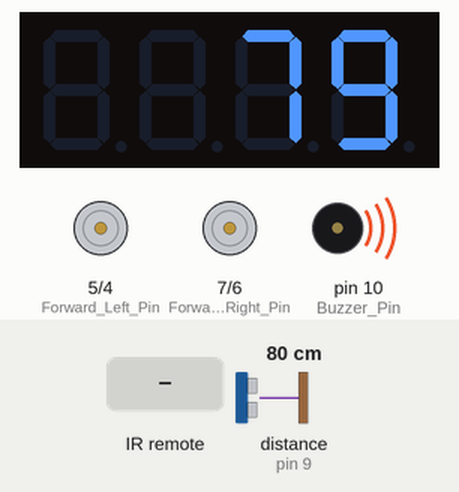
Simulated run of this sketch. Board: Arduino Uno, built with avr-gcc and run on an emulated ATmega328P. Shown: 4-digit seven-segment display, motor-driver pin pairs drawn as motors (green arrow = first pin HIGH = forward, orange = second pin HIGH = backward, longer = more drive), buzzer (waves = sounding). Wiring (inferred from the names in the program): ultrasonic range finder: trigger pin 8; echo pin 9. The test bench sets the inputs (shaded band); at power-on: distance to the obstacle (sensor on pin 9) 80 cm. The echo pulse lasts 58.3 µs per cm.

Above: at 1.2 s.
1.3 s: infrared code 0x555503 received
At 1.9 s:
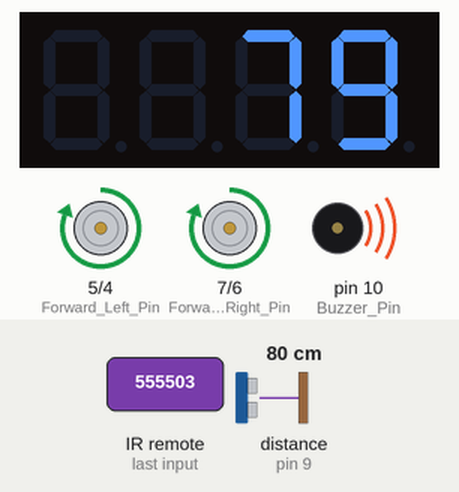
2.8 s: distance to the obstacle (sensor on pin 9) set to 35 cm
At 3.9 s:
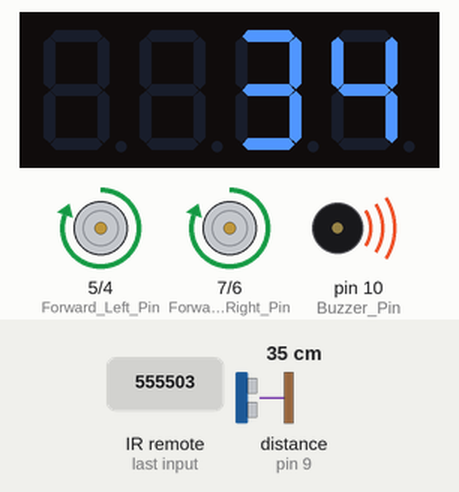
4.3 s: infrared code 0x555533 received
At 4.7 s:
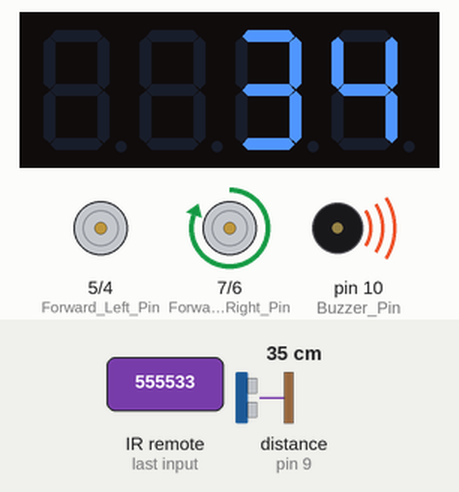
5.8 s: infrared code 0x55553C received
At 6.1 s:
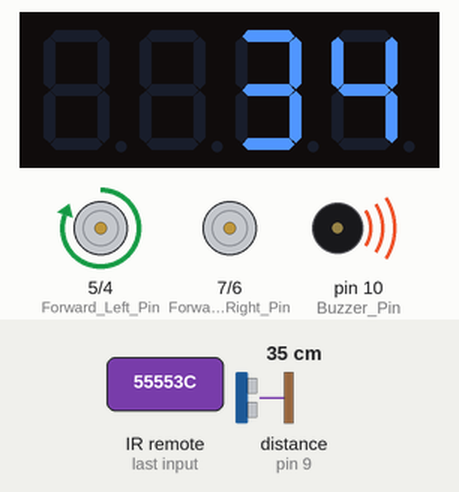
7.3 s: infrared code 0x55550F received
At 7.8 s:
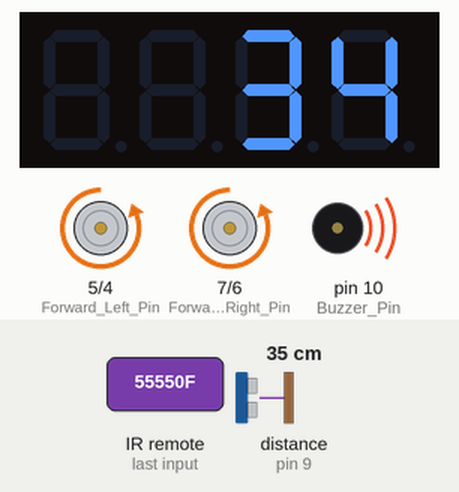
8.8 s: distance to the obstacle (sensor on pin 9) set to 2 cm
At 10.2 s:
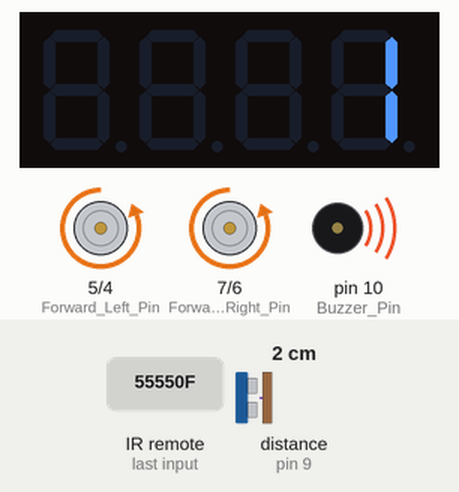
Timing chart, 0 to 11.3 s (numbered marks = the images above; inputs shaded):
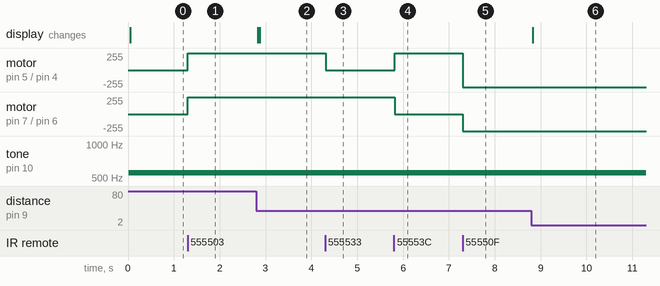

The sketch:

Car1.ino
```cpp
#include <RCSwitch.h>
#include <TM1637Display.h>

long RF_ReceivedValue;

/*
// for Remote Control #10 (in Lab)
#define RF_BUTTON_UP 95491 // up
#define RF_BUTTON_LEFT 95536 // left
#define RF_BUTTON_CENTER 95695 // center
#define RF_BUTTON_RIGHT 95692 // right
#define RF_BUTTON_DOWN 95500 // down
*/

// for Remote Control I took home (With Antenna)
#define RF_BUTTON_UP 5592323 // up (button 1)
#define RF_BUTTON_LEFT 5592371 // left (button 5)
#define RF_BUTTON_CENTER 5592368 // center (button 4)
#define RF_BUTTON_RIGHT 5592380 // right (button 6)
#define RF_BUTTON_DOWN 5592335 // down (button 3)

// PINs
#define Backward_Left_Pin 4
#define Forward_Left_Pin 5
#define Backward_Right_Pin 6
#define Forward_Right_Pin 7

#define Sensor_Trig_Pin 8 // Trigger
#define Sensor_Echo_Pin 9 // Echo

#define Display_CLK_Pin 13
#define Display_DIO_Pin 12

#define Buzzer_Pin 10

// Public variables
bool IsBackward = false;

RCSwitch mySwitch = RCSwitch();
TM1637Display myDisplay(Display_CLK_Pin, Display_DIO_Pin);
long duration, distance;

void setup() {
  // put your setup code here, to run once:
  pinMode (Forward_Right_Pin, OUTPUT);
  pinMode (Forward_Left_Pin, OUTPUT);
  pinMode (Backward_Right_Pin, OUTPUT);
  pinMode (Backward_Left_Pin, OUTPUT);
  pinMode (Buzzer_Pin, OUTPUT);
  pinMode (Sensor_Trig_Pin, OUTPUT); // The trigger of the sensor is output
  pinMode (Sensor_Echo_Pin, INPUT); // The echo of the sensor is input

  myDisplay.setBrightness(0x0f);
  myDisplay.clear();
  mySwitch.enableReceive(0);  // Receiver on interrupt 0 => that is pin #2

  Serial.begin(9600); // Monitor size (the output window size)
}

void loop() {
  tone(Buzzer_Pin, 555, 100);
  SonarSensor(); // Test the distance
  GetRemote(); // Get the RF remote control
  myDisplay.showNumberDec(distance, false);

   //Serial.println(distance); // Get out to the monitor the output
}

// ============================================================

void SonarSensor() {
  digitalWrite(Sensor_Trig_Pin, LOW);
  delayMicroseconds(2);
  digitalWrite(Sensor_Trig_Pin, HIGH); // Sends the pulse
  delayMicroseconds(10);
  digitalWrite(Sensor_Trig_Pin, LOW);
  duration = pulseIn(Sensor_Echo_Pin, HIGH); // Checks how much time took to the pulse to return from the obstacle
  distance = (duration / 2) / 29.1; // Divides the duration by 2 to make it one way
  //Serial.println(distance); // Get out to the monitor the output

  if (distance < 30 && IsBackward == false) {
    Stop();
    //tone(Buzzer_Pin, distance*2, 100);
  }

  // tone(Buzzer_Pin, distance*2, 100);
}
void GetRF() {
  RF_ReceivedValue = 0;
  if (mySwitch.available()) {
    if (mySwitch.getReceivedValue()) {
      RF_ReceivedValue = mySwitch.getReceivedValue();
    }
    mySwitch.resetAvailable();
  }

  delay(5);
  //if (RF_ReceivedValue != 0)
  //  Serial.println(RF_ReceivedValue);
}

void GetRemote() {
  //long switchButton = 0;
  //Serial.println(IsBackward);

  if (mySwitch.available()) {

    long switchButton = 0;
    switchButton = mySwitch.getReceivedValue();
    IsBackward = false;

    switch (switchButton) {
      case RF_BUTTON_UP:
        GoForward();
        break;
      case RF_BUTTON_LEFT:
        GoLeft();
        IsBackward = true;
        break;
      case RF_BUTTON_CENTER:
        Stop();
        break;
      case RF_BUTTON_RIGHT:
        GoRight();
        IsBackward = true;
        break;
      case RF_BUTTON_DOWN:
        GoBackward();
        IsBackward = true;
        break;
      default:
        Stop();
    }

    mySwitch.resetAvailable();
  }
}

// ============================================================

void GoForward() {
  digitalWrite (Forward_Right_Pin, HIGH);
  digitalWrite (Forward_Left_Pin, HIGH);
  digitalWrite (Backward_Right_Pin, LOW);
  digitalWrite (Backward_Left_Pin, LOW);
}

void GoBackward() {
  digitalWrite (Forward_Right_Pin, LOW);
  digitalWrite (Forward_Left_Pin, LOW);
  digitalWrite (Backward_Right_Pin, HIGH);
  digitalWrite (Backward_Left_Pin, HIGH);
}

void GoRight() {
  digitalWrite (Forward_Right_Pin, LOW);
  digitalWrite (Forward_Left_Pin, HIGH);
  digitalWrite (Backward_Right_Pin, LOW);
  digitalWrite (Backward_Left_Pin, LOW);
}

void GoLeft() {
  digitalWrite (Forward_Right_Pin, HIGH);
  digitalWrite (Forward_Left_Pin, LOW);
  digitalWrite (Backward_Right_Pin, LOW);
  digitalWrite (Backward_Left_Pin, LOW);
}

void Stop() {
  digitalWrite (Forward_Right_Pin, LOW);
  digitalWrite (Forward_Left_Pin, LOW);
  digitalWrite (Backward_Right_Pin, LOW);
  digitalWrite (Backward_Left_Pin, LOW);
}
```

Measured:
- after the input at 1.3 s, motor on pin 5 (Forward_Left_Pin) / pin 4 (Backward_Left_Pin), motor on pin 7 (Forward_Right_Pin) / pin 6 (Backward_Right_Pin): stopped → forward 255/255 at once
- after the input at 2.8 s, the display: changes at once (image 2)
- after the input at 4.3 s, motor on pin 5 (Forward_Left_Pin) / pin 4 (Backward_Left_Pin): forward 255/255 → stopped at once
- after the input at 5.8 s, motor on pin 5 (Forward_Left_Pin) / pin 4 (Backward_Left_Pin): stopped → forward 255/255 at once; motor on pin 7 (Forward_Right_Pin) / pin 6 (Backward_Right_Pin): forward 255/255 → stopped at once
- after the input at 7.3 s, motor on pin 5 (Forward_Left_Pin) / pin 4 (Backward_Left_Pin): forward 255/255 → backward 255/255 at once; motor on pin 7 (Forward_Right_Pin) / pin 6 (Backward_Right_Pin): stopped → backward 255/255 at once
- after the input at 8.8 s, the display: changes at once (image 6)
